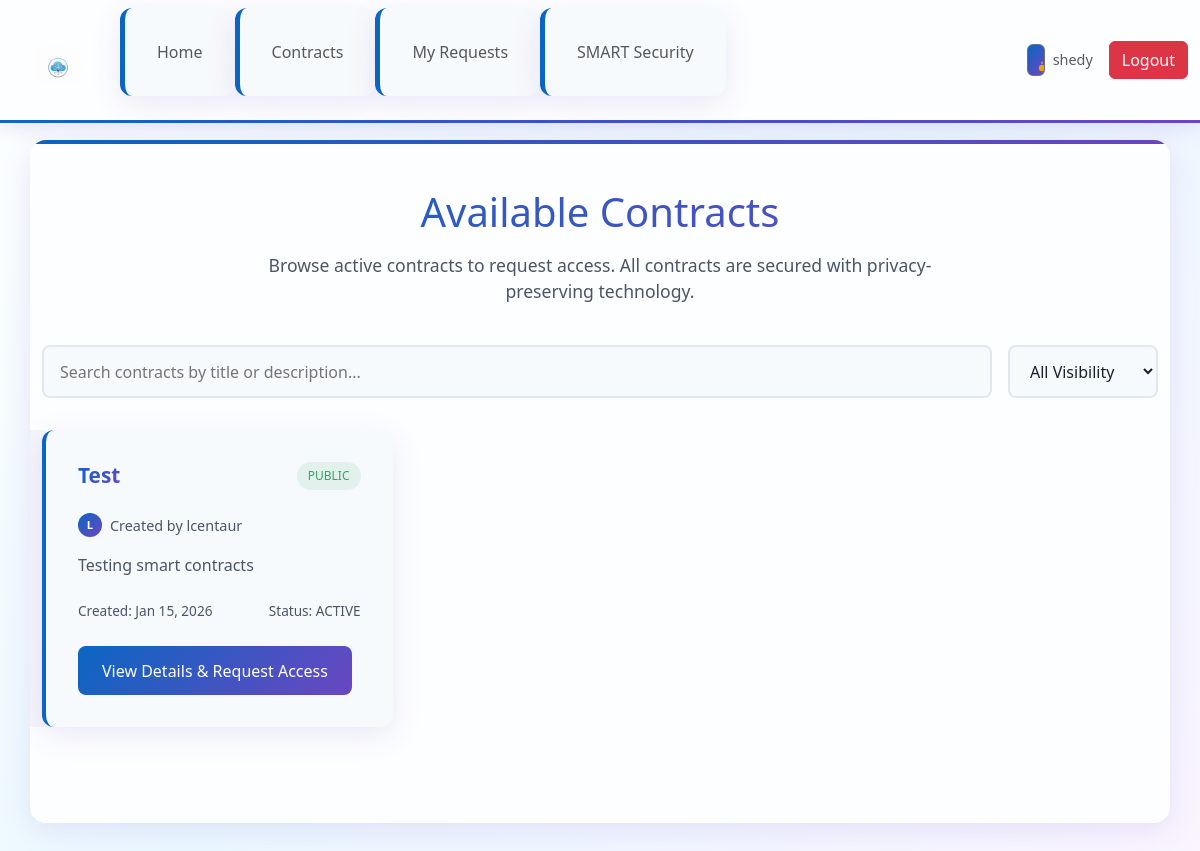
/contracts/public/ (signed in), run on the app's committed database.
### contracts/models.py (models this page shows, shortened)
class Contract(models.Model):
    STATUS_CHOICES = (
        ('DRAFT', 'Draft'),
        ('PENDING_CONFIRMATION', 'Pending Confirmation'),
        ('ACTIVE', 'Active'),
        ('ARCHIVED', 'Archived'),
    )
    VISIBILITY_CHOICES = (
        ('PUBLIC', 'Public'),
        ('PRIVATE', 'Private'),
    )
    id = models.AutoField(primary_key=True)
    owner = models.ForeignKey(settings.AUTH_USER_MODEL, on_delete=models.CASCADE, related_name='contracts')
    title = models.CharField(max_length=255)
    description = models.TextField(blank=True)
    policy = models.JSONField(default=dict, blank=True)
    owner_accepted = models.BooleanField(default=False)
    second_party = models.ForeignKey(settings.AUTH_USER_MODEL, on_delete=models.SET_NULL, null=True, blank=True, related_name='received_contracts')
    second_party_accepted = models.BooleanField(default=False)
    visibility = models.CharField(max_length=20, choices=VISIBILITY_CHOICES, default='PUBLIC')
    allowed_companies = models.ManyToManyField('users.UserProfile', blank=True, related_name='allowed_contracts', help_text="Companies allowed to view this private contract")
    status = models.CharField(max_length=20, choices=STATUS_CHOICES, default='DRAFT')
    created_at = models.DateTimeField(auto_now_add=True)
    updated_at = models.DateTimeField(auto_now=True)
    class Meta:
        ordering = ('-created_at',)

### contracts/views.py (the view)
# urls.py: path('public/', views.PublicContractsView.as_view(), name='public'),
class PublicContractsView(ListView):
    model = Contract
    template_name = 'contracts/public_contracts.html'
    context_object_name = 'contracts'
    paginate_by = 12
    def get_queryset(self):
        user = self.request.user
        qs = Contract.objects.filter(status='ACTIVE') # Only show active contracts
        if user.is_authenticated:
            try:
                profile = user.userprofile
                qs = qs.filter(
                    models.Q(visibility='PUBLIC') |
                    models.Q(visibility='PRIVATE', allowed_companies=profile)
                )
            except UserProfile.DoesNotExist:
                qs = qs.filter(visibility='PUBLIC')
        else:
            qs = qs.filter(visibility='PUBLIC')
        return qs

### templates/contracts/public_contracts.html (shortened to what this page needs)
{% extends 'base.html' %}
{% load static %}
{% block content %}
<div class="public-contracts-header">
    <h1>Available Contracts</h1>
    <p>Browse active contracts to request access. All contracts are secured with privacy-preserving technology.</p>
</div>
<div class="search-filter-container">
    <div class="search-box">
        <input type="text" id="contractSearch" placeholder="Search contracts by title or description...">
    </div>
    <div class="filter-dropdown">
        <select id="visibilityFilter">
            <option value="all">All Visibility</option>
        </select>
    </div>
</div>
{% if contracts %}
<div class="contracts-grid" id="contractsContainer">
    {% for contract in contracts %}
    <div class="contract-card" data-visibility="{{ contract.visibility|lower }}" data-title="{{ contract.title|lower }}" data-description="{{ contract.description|lower }}">
        <div class="contract-header">
            <h3 class="contract-title">{{ contract.title }}</h3>
            <span class="contract-visibility {% if contract.visibility == 'PUBLIC' %}visibility-public{% else %}visibility-private{% endif %}">
                {{ contract.visibility }}
            </span>
        </div>
        <div class="contract-owner">
            <div class="owner-avatar">
                {{ contract.owner.username|first|upper }}
            </div>
            <span>Created by {{ contract.owner.username }}</span>
        </div>
        <p class="contract-description">{{ contract.description|truncatechars:150 }}</p>
        <div class="contract-meta">
            <span>Created: {{ contract.created_at|date:"M d, Y" }}</span>
            <span>Status: {{ contract.status }}</span>
        </div>
        <div class="contract-actions" style="position: relative; z-index: 100;">
            <a href="{% url 'contracts:detail' contract.pk %}" class="view-details-btn" style="position: relative; z-index: 1000; pointer-events: auto;">
                View Details & Request Access
            </a>
        </div>
    </div>
    {% endfor %}
</div>
{% endif %}
{% endblock %}

### templates/base.html (shortened to what this page needs)
{% load static %}
<!DOCTYPE html>
<html lang="en">
<head>
  <link href="https://cdn.jsdelivr.net/npm/bootstrap@5.3.2/dist/css/bootstrap.min.css" rel="stylesheet">
</head>
<body>
  <nav class="navbar navbar-expand-lg navbar-light" style="background: var(--background-body); box-shadow: var(--header-shadow); border-bottom: 3px solid transparent; border-image: var(--header-gradient); border-image-slice: 1; position: fixed; top: 0; left: 0; right: 0; width: 100%; z-index: 1000; backdrop-filter: blur(10px);">
    <div class="container-fluid">
      <a class="navbar-brand logo" href="{% url 'home' %}" aria-label="CloudContract Home">
        <img src="{% static 'logo.png' %}" alt="CloudContract" height="48" style="transition: transform 0.3s ease;">
      </a>
      <div class="collapse navbar-collapse" id="navbarNav">
        <ul class="navbar-nav me-auto">
          <li class="nav-item">
            <a class="nav-link {% if request.resolver_match.url_name == 'home' %}active{% endif %}" href="{% url 'home' %}">Home</a>
          </li>
          {% if user.is_authenticated %}
            <li class="nav-item">
              <a class="nav-link {% if 'contracts' in request.path and 'dashboard' in request.path %}active{% endif %}" href="{% url 'contracts:dashboard' %}">Contracts</a>
            </li>
            <li class="nav-item">
              <a class="nav-link {% if 'my_requests' in request.path %}active{% endif %}" href="{% url 'requests_app:my_requests' %}">My Requests</a>
            </li>
            <li class="nav-item">
              <a class="nav-link {% if 'tee_dashboard' in request.path %}active{% endif %}" href="{% url 'secure_computation:tee_dashboard' %}">SMART Security</a>
            </li>
          {% endif %}
        </ul>
        <div class="d-flex align-items-center gap-2">
          <button class="btn btn-outline-secondary theme-toggle" id="themeToggle" aria-label="Toggle theme" style="min-width: auto; padding: 0.5rem; width: auto;">
          </button>
          {% if user.is_authenticated %}
            <span class="d-none d-md-inline text-muted me-2" style="color: var(--text-secondary); font-size: 0.9rem;">{{ user.username }}</span>
            <form method="post" action="{% url 'logout' %}" style="display: inline;">
              <button type="submit" class="btn btn-danger logout-btn" onclick="showLoading(this)" style="min-width: auto;">
                <span class="btn-text">Logout</span>
              </button>
            </form>
          {% else %}
            <a href="{% url 'login' %}" class="btn btn-primary" style="min-width: auto;">Login</a>
            <a href="{% url 'register' %}" class="btn btn-outline-primary" style="min-width: auto;">Register</a>
          {% endif %}
        </div>
      </div>
    </div>
  </nav>
  <main class="container" role="main">
    {% block content %}{% endblock %}
  </main>
</body>
</html>

### templates/base.html (style rules this page uses)
:root { --primary-blue: #0A66C2; --deep-blue: #004080; --light-blue: #EBF8FF; --accent-purple: #6B46C1; --deep-purple: #553C9A; --light-purple: #FAF5FF; --text-primary: #1A202C; --text-secondary: #4A5568; --border-color: #E2E8F0; --background-light: #F7FAFC; --background-body: #FDFEFF; --success-color: #38A169; --error-color: #E53E3E; --warning-color: #DD6B20; --header-gradient: linear-gradient(135deg, var(--primary-blue) 0%, var(--accent-purple) 100%); --card-shadow: 0 8px 30px rgba(107, 70, 193, 0.12); --header-shadow: 0 4px 20px rgba(107, 70, 193, 0.15); }
* { box-sizing: border-box; margin: 0; padding: 0; }
body { font-family: 'Inter', -apple-system, BlinkMacSystemFont, "Segoe UI", Roboto, "Helvetica Neue", Arial, sans-serif; color: var(--text-primary); background: linear-gradient(135deg, var(--background-body) 0%, var(--light-blue) 50%, var(--light-purple) 100%); background-attachment: fixed; min-height: 100vh; line-height: 1.6; transition: all 0.3s ease; padding-top: 100px; }
.logo { height: 3rem; transition: transform 0.3s ease; }
.logo img { height: inherit; width: auto; display: block; }
.theme-toggle { background: var(--background-light); border: 2px solid var(--border-color); border-radius: 50px; padding: 0.5rem; cursor: pointer; display: flex; align-items: center; justify-content: space-between; width: 60px; height: 32px; position: relative; transition: all 0.3s ease; }
.theme-toggle::before { content: ''; position: absolute; top: 2px; left: 2px; width: 24px; height: 24px; background: var(--header-gradient); border-radius: 50%; transition: transform 0.3s ease; box-shadow: 0 2px 4px rgba(0, 0, 0, 0.1); }
.theme-icon { width: 16px; height: 16px; z-index: 1; position: absolute; transition: opacity 0.3s ease; pointer-events: none; }
.sun-icon { left: 6px; color: #F59E0B; opacity: 1; }
button, .btn { background: var(--header-gradient); border: none; padding: 0.85rem 1.7rem; color: white; border-radius: 8px; cursor: pointer; font-size: 1.05rem; font-weight: 600; transition: all 0.3s ease; display: inline-block; text-decoration: none; position: relative; overflow: hidden; }
button::before, .btn::before { content: ''; position: absolute; top: 0; left: -100%; width: 100%; height: 100%; background: linear-gradient(90deg, transparent, rgba(255,255,255,0.2), transparent); transition: left 0.5s; }
.logout-btn { background: var(--error-color); }
.container { max-width: 1200px; margin: 0 auto; padding: 3rem; background: var(--background-body); border-radius: 16px; box-shadow: var(--card-shadow); margin-bottom: 3rem; position: relative; overflow: hidden; transition: all 0.3s ease; }
.container::before { content: ''; position: absolute; top: 0; left: 0; right: 0; height: 4px; background: var(--header-gradient); }
h1, h2, h3, h4, h5, h6 { background: var(--header-gradient); -webkit-background-clip: text; -webkit-text-fill-color: transparent; background-clip: text; margin-bottom: 1.5rem; font-weight: 600; line-height: 1.3; }
h1 { font-size: 3rem; text-align: center; }
ul { list-style-type: none; padding: 0; }
li { background: var(--background-light); margin-bottom: 1rem; padding: 1.5rem; border-radius: 12px; border-left: 5px solid var(--primary-blue); box-shadow: var(--card-shadow); transition: all 0.3s ease; position: relative; overflow: hidden; }
li::before { content: ''; position: absolute; top: 0; left: -100%; width: 100%; height: 100%; background: var(--header-gradient); opacity: 0.05; transition: left 0.3s ease; }
nav { display: flex; align-items: center; gap: 0.5rem; margin-left: auto; }
nav a { text-decoration: none; color: var(--text-secondary); font-weight: 500; padding: 0.75rem 1.25rem; border-radius: 8px; transition: all 0.3s ease; position: relative; overflow: hidden; white-space: nowrap; border: 2px solid transparent; }
nav a::before { content: ''; position: absolute; top: 0; left: -100%; width: 100%; height: 100%; background: var(--header-gradient); opacity: 0.1; transition: left 0.4s ease; z-index: -1; }
@media (min-width: 769px) { nav { position: static; flex-direction: row; padding: 0; box-shadow: none; } }
.card, [class*="card"] { transition: all 0.3s ease; }
@media (min-width: 1024px) and (max-width: 1399px) { .container { max-width: 1200px; margin: 2.5rem auto; padding: 3rem; } }
@media (min-width: 1024px) and (max-width: 1399px) { [class*="grid"] { gap: 1.5rem; } }

### data on the page
Contract: title "Test", visibility "PUBLIC", owner.username|first "L", owner.username "lcentaur", description "Testing smart contracts", created_at "Jan 15, 2026", status "ACTIVE"

### other printed values
{{ user.username }} "shedy"
